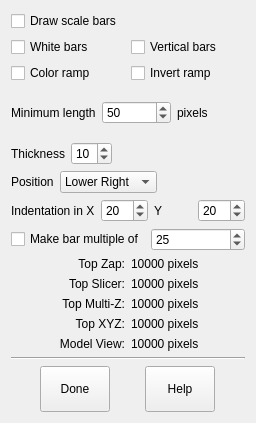
<ui version="4.0" >
 <class>ScaleBarForm</class>
 <widget class="QWidget" name="ScaleBarForm" >
  <property name="geometry" >
   <rect>
    <x>0</x>
    <y>0</y>
    <width>256</width>
    <height>423</height>
   </rect>
  </property>
  <property name="windowTitle" >
   <string>3dmod Scale Bar</string>
  </property>
  <layout class="QVBoxLayout" >
   <item>
    <widget class="QCheckBox" name="drawCheckBox" >
     <property name="focusPolicy" >
      <enum>Qt::NoFocus</enum>
     </property>
     <property name="toolTip" >
      <string>Turn on scale bar drawing in all windows</string>
     </property>
     <property name="text" >
      <string>Draw scale bars</string>
     </property>
    </widget>
   </item>
   <item>
    <layout class="QGridLayout" >
     <item row="1" column="0" >
      <widget class="QCheckBox" name="colorCheckBox" >
       <property name="toolTip" >
        <string>Draw a false color ramp instead of black/white bars</string>
       </property>
       <property name="text" >
        <string>Color ramp</string>
       </property>
      </widget>
     </item>
     <item row="0" column="0" >
      <widget class="QCheckBox" name="whiteCheckBox" >
       <property name="focusPolicy" >
        <enum>Qt::NoFocus</enum>
       </property>
       <property name="toolTip" >
        <string>Draw white instead of black bars</string>
       </property>
       <property name="text" >
        <string>White bars</string>
       </property>
      </widget>
     </item>
     <item row="1" column="1" >
      <widget class="QCheckBox" name="invertCheckBox" >
       <property name="toolTip" >
        <string>Reverse the direction of the color ramp</string>
       </property>
       <property name="text" >
        <string>Invert ramp</string>
       </property>
      </widget>
     </item>
     <item row="0" column="1" >
      <widget class="QCheckBox" name="verticalCheckBox" >
       <property name="focusPolicy" >
        <enum>Qt::NoFocus</enum>
       </property>
       <property name="toolTip" >
        <string>Draw bars vertically instead of horizontally</string>
       </property>
       <property name="text" >
        <string>Vertical bars</string>
       </property>
      </widget>
     </item>
    </layout>
   </item>
   <item>
    <layout class="QHBoxLayout" >
     <item>
      <widget class="QLabel" name="textLabel1" >
       <property name="text" >
        <string>Minimum length</string>
       </property>
       <property name="wordWrap" >
        <bool>false</bool>
       </property>
      </widget>
     </item>
     <item>
      <widget class="QSpinBox" name="lengthSpinBox" >
       <property name="focusPolicy" >
        <enum>Qt::ClickFocus</enum>
       </property>
       <property name="toolTip" >
        <string>Set minimum length of bars in pixels</string>
       </property>
       <property name="keyboardTracking" >
        <bool>false</bool>
       </property>
       <property name="minimum" >
        <number>10</number>
       </property>
       <property name="maximum" >
        <number>1000</number>
       </property>
       <property name="singleStep" >
        <number>5</number>
       </property>
       <property name="value" >
        <number>50</number>
       </property>
      </widget>
     </item>
     <item>
      <widget class="QLabel" name="textLabel2" >
       <property name="text" >
        <string>pixels</string>
       </property>
       <property name="wordWrap" >
        <bool>false</bool>
       </property>
      </widget>
     </item>
     <item>
      <spacer name="spacer7" >
       <property name="orientation" >
        <enum>Qt::Horizontal</enum>
       </property>
       <property name="sizeType" >
        <enum>QSizePolicy::Minimum</enum>
       </property>
       <property name="sizeHint" stdset="0" >
        <size>
         <width>0</width>
         <height>20</height>
        </size>
       </property>
      </spacer>
     </item>
    </layout>
   </item>
   <item>
    <layout class="QHBoxLayout" >
     <item>
      <widget class="QLabel" name="textLabel3" >
       <property name="text" >
        <string>Thickness</string>
       </property>
       <property name="wordWrap" >
        <bool>false</bool>
       </property>
      </widget>
     </item>
     <item>
      <widget class="QSpinBox" name="thicknessSpinBox" >
       <property name="focusPolicy" >
        <enum>Qt::ClickFocus</enum>
       </property>
       <property name="toolTip" >
        <string>Set thickness of bar in pixels</string>
       </property>
       <property name="keyboardTracking" >
        <bool>false</bool>
       </property>
       <property name="minimum" >
        <number>1</number>
       </property>
       <property name="maximum" >
        <number>50</number>
       </property>
       <property name="value" >
        <number>10</number>
       </property>
      </widget>
     </item>
     <item>
      <spacer name="spacer6" >
       <property name="orientation" >
        <enum>Qt::Horizontal</enum>
       </property>
       <property name="sizeType" >
        <enum>QSizePolicy::MinimumExpanding</enum>
       </property>
       <property name="sizeHint" stdset="0" >
        <size>
         <width>40</width>
         <height>20</height>
        </size>
       </property>
      </spacer>
     </item>
    </layout>
   </item>
   <item>
    <layout class="QHBoxLayout" >
     <item>
      <widget class="QLabel" name="textLabel4" >
       <property name="text" >
        <string>Position</string>
       </property>
       <property name="wordWrap" >
        <bool>false</bool>
       </property>
      </widget>
     </item>
     <item>
      <widget class="QComboBox" name="positionComboBox" >
       <property name="toolTip" >
        <string>Set corner bars will be located in</string>
       </property>
       <item>
        <property name="text" >
         <string>Lower Right</string>
        </property>
       </item>
       <item>
        <property name="text" >
         <string>Lower Left</string>
        </property>
       </item>
       <item>
        <property name="text" >
         <string>Upper Left</string>
        </property>
       </item>
       <item>
        <property name="text" >
         <string>Upper Right</string>
        </property>
       </item>
      </widget>
     </item>
     <item>
      <spacer name="spacer5" >
       <property name="orientation" >
        <enum>Qt::Horizontal</enum>
       </property>
       <property name="sizeType" >
        <enum>QSizePolicy::MinimumExpanding</enum>
       </property>
       <property name="sizeHint" stdset="0" >
        <size>
         <width>16</width>
         <height>20</height>
        </size>
       </property>
      </spacer>
     </item>
    </layout>
   </item>
   <item>
    <layout class="QHBoxLayout" >
     <item>
      <widget class="QLabel" name="textLabel5" >
       <property name="text" >
        <string>Indentation in X</string>
       </property>
       <property name="wordWrap" >
        <bool>false</bool>
       </property>
      </widget>
     </item>
     <item>
      <widget class="QSpinBox" name="indentXspinBox" >
       <property name="focusPolicy" >
        <enum>Qt::ClickFocus</enum>
       </property>
       <property name="toolTip" >
        <string>Distance from edge of window in X</string>
       </property>
       <property name="keyboardTracking" >
        <bool>false</bool>
       </property>
       <property name="minimum" >
        <number>1</number>
       </property>
       <property name="maximum" >
        <number>500</number>
       </property>
       <property name="value" >
        <number>20</number>
       </property>
      </widget>
     </item>
     <item>
      <widget class="QLabel" name="textLabel6" >
       <property name="text" >
        <string>Y</string>
       </property>
       <property name="wordWrap" >
        <bool>false</bool>
       </property>
      </widget>
     </item>
     <item>
      <widget class="QSpinBox" name="indentYspinBox" >
       <property name="focusPolicy" >
        <enum>Qt::ClickFocus</enum>
       </property>
       <property name="toolTip" >
        <string>Distance from edge of window in X</string>
       </property>
       <property name="keyboardTracking" >
        <bool>false</bool>
       </property>
       <property name="minimum" >
        <number>1</number>
       </property>
       <property name="maximum" >
        <number>500</number>
       </property>
       <property name="value" >
        <number>20</number>
       </property>
      </widget>
     </item>
     <item>
      <spacer name="spacer8" >
       <property name="orientation" >
        <enum>Qt::Horizontal</enum>
       </property>
       <property name="sizeType" >
        <enum>QSizePolicy::Minimum</enum>
       </property>
       <property name="sizeHint" stdset="0" >
        <size>
         <width>0</width>
         <height>20</height>
        </size>
       </property>
      </spacer>
     </item>
    </layout>
   </item>
   <item>
    <layout class="QHBoxLayout" >
     <item>
      <widget class="QCheckBox" name="customCheckBox" >
       <property name="focusPolicy" >
        <enum>Qt::NoFocus</enum>
       </property>
       <property name="text" >
        <string>Make bar multiple of</string>
       </property>
      </widget>
     </item>
     <item>
      <widget class="QSpinBox" name="customSpinBox" >
       <property name="focusPolicy" >
        <enum>Qt::ClickFocus</enum>
       </property>
       <property name="keyboardTracking" >
        <bool>false</bool>
       </property>
       <property name="minimum" >
        <number>10</number>
       </property>
       <property name="maximum" >
        <number>90</number>
       </property>
       <property name="singleStep" >
        <number>5</number>
       </property>
       <property name="value" >
        <number>25</number>
       </property>
      </widget>
     </item>
     <item>
      <spacer name="spacer5_2" >
       <property name="orientation" >
        <enum>Qt::Horizontal</enum>
       </property>
       <property name="sizeType" >
        <enum>QSizePolicy::Minimum</enum>
       </property>
       <property name="sizeHint" stdset="0" >
        <size>
         <width>0</width>
         <height>20</height>
        </size>
       </property>
      </spacer>
     </item>
    </layout>
   </item>
   <item>
    <layout class="QGridLayout" >
     <item row="3" column="0" >
      <widget class="QLabel" name="xyzLabel" >
       <property name="text" >
        <string>Top XYZ:</string>
       </property>
       <property name="alignment" >
        <set>Qt::AlignRight|Qt::AlignTrailing|Qt::AlignVCenter</set>
       </property>
       <property name="wordWrap" >
        <bool>false</bool>
       </property>
      </widget>
     </item>
     <item row="1" column="1" >
      <widget class="QLabel" name="slicerValue" >
       <property name="text" >
        <string>10000 pixels</string>
       </property>
       <property name="wordWrap" >
        <bool>false</bool>
       </property>
      </widget>
     </item>
     <item row="4" column="0" >
      <widget class="QLabel" name="textLabel11" >
       <property name="text" >
        <string>Model View:</string>
       </property>
       <property name="alignment" >
        <set>Qt::AlignRight|Qt::AlignTrailing|Qt::AlignVCenter</set>
       </property>
       <property name="wordWrap" >
        <bool>false</bool>
       </property>
      </widget>
     </item>
     <item row="2" column="1" >
      <widget class="QLabel" name="multiZValue" >
       <property name="text" >
        <string>10000 pixels</string>
       </property>
       <property name="wordWrap" >
        <bool>false</bool>
       </property>
      </widget>
     </item>
     <item row="1" column="0" >
      <widget class="QLabel" name="slicerLabel" >
       <property name="text" >
        <string>Top Slicer:</string>
       </property>
       <property name="alignment" >
        <set>Qt::AlignRight|Qt::AlignTrailing|Qt::AlignVCenter</set>
       </property>
       <property name="wordWrap" >
        <bool>false</bool>
       </property>
      </widget>
     </item>
     <item row="3" column="1" >
      <widget class="QLabel" name="xyzValue" >
       <property name="text" >
        <string>10000 pixels</string>
       </property>
       <property name="wordWrap" >
        <bool>false</bool>
       </property>
      </widget>
     </item>
     <item row="2" column="0" >
      <widget class="QLabel" name="multiZLabel" >
       <property name="text" >
        <string>Top Multi-Z:</string>
       </property>
       <property name="alignment" >
        <set>Qt::AlignRight|Qt::AlignTrailing|Qt::AlignVCenter</set>
       </property>
       <property name="wordWrap" >
        <bool>false</bool>
       </property>
      </widget>
     </item>
     <item row="0" column="0" >
      <widget class="QLabel" name="zapLabel" >
       <property name="text" >
        <string>Top Zap:</string>
       </property>
       <property name="alignment" >
        <set>Qt::AlignRight|Qt::AlignTrailing|Qt::AlignVCenter</set>
       </property>
       <property name="wordWrap" >
        <bool>false</bool>
       </property>
      </widget>
     </item>
     <item row="0" column="1" >
      <widget class="QLabel" name="zapValue" >
       <property name="text" >
        <string>10000 pixels</string>
       </property>
       <property name="wordWrap" >
        <bool>false</bool>
       </property>
      </widget>
     </item>
     <item row="4" column="1" >
      <widget class="QLabel" name="modvValue" >
       <property name="text" >
        <string>10000 pixels</string>
       </property>
       <property name="wordWrap" >
        <bool>false</bool>
       </property>
      </widget>
     </item>
    </layout>
   </item>
   <item>
    <widget class="Line" name="Line1" >
     <property name="frameShape" >
      <enum>QFrame::HLine</enum>
     </property>
     <property name="frameShadow" >
      <enum>QFrame::Sunken</enum>
     </property>
    </widget>
   </item>
   <item>
    <layout class="QHBoxLayout" >
     <item>
      <widget class="QPushButton" name="doneButton" >
       <property name="sizePolicy" >
        <sizepolicy vsizetype="Fixed" hsizetype="Fixed" >
         <horstretch>0</horstretch>
         <verstretch>0</verstretch>
        </sizepolicy>
       </property>
       <property name="maximumSize" >
        <size>
         <width>70</width>
         <height>32767</height>
        </size>
       </property>
       <property name="focusPolicy" >
        <enum>Qt::NoFocus</enum>
       </property>
       <property name="toolTip" >
        <string>Close this dialog box</string>
       </property>
       <property name="text" >
        <string>Done</string>
       </property>
       <property name="autoDefault" >
        <bool>false</bool>
       </property>
      </widget>
     </item>
     <item>
      <widget class="QPushButton" name="helpButton" >
       <property name="sizePolicy" >
        <sizepolicy vsizetype="Fixed" hsizetype="Fixed" >
         <horstretch>0</horstretch>
         <verstretch>0</verstretch>
        </sizepolicy>
       </property>
       <property name="maximumSize" >
        <size>
         <width>70</width>
         <height>32767</height>
        </size>
       </property>
       <property name="focusPolicy" >
        <enum>Qt::NoFocus</enum>
       </property>
       <property name="toolTip" >
        <string>Open a help window</string>
       </property>
       <property name="text" >
        <string>Help</string>
       </property>
       <property name="autoDefault" >
        <bool>false</bool>
       </property>
      </widget>
     </item>
    </layout>
   </item>
  </layout>
 </widget>
 <layoutdefault spacing="6" margin="11" />
 <resources/>
 <connections>
  <connection>
   <sender>drawCheckBox</sender>
   <signal>toggled(bool)</signal>
   <receiver>ScaleBarForm</receiver>
   <slot>drawToggled(bool)</slot>
   <hints>
    <hint type="sourcelabel" >
     <x>20</x>
     <y>20</y>
    </hint>
    <hint type="destinationlabel" >
     <x>20</x>
     <y>20</y>
    </hint>
   </hints>
  </connection>
  <connection>
   <sender>whiteCheckBox</sender>
   <signal>toggled(bool)</signal>
   <receiver>ScaleBarForm</receiver>
   <slot>whiteToggled(bool)</slot>
   <hints>
    <hint type="sourcelabel" >
     <x>20</x>
     <y>20</y>
    </hint>
    <hint type="destinationlabel" >
     <x>20</x>
     <y>20</y>
    </hint>
   </hints>
  </connection>
  <connection>
   <sender>lengthSpinBox</sender>
   <signal>valueChanged(int)</signal>
   <receiver>ScaleBarForm</receiver>
   <slot>lengthChanged(int)</slot>
   <hints>
    <hint type="sourcelabel" >
     <x>20</x>
     <y>20</y>
    </hint>
    <hint type="destinationlabel" >
     <x>20</x>
     <y>20</y>
    </hint>
   </hints>
  </connection>
  <connection>
   <sender>thicknessSpinBox</sender>
   <signal>valueChanged(int)</signal>
   <receiver>ScaleBarForm</receiver>
   <slot>thicknessChanged(int)</slot>
   <hints>
    <hint type="sourcelabel" >
     <x>20</x>
     <y>20</y>
    </hint>
    <hint type="destinationlabel" >
     <x>20</x>
     <y>20</y>
    </hint>
   </hints>
  </connection>
  <connection>
   <sender>positionComboBox</sender>
   <signal>activated(int)</signal>
   <receiver>ScaleBarForm</receiver>
   <slot>positionChanged(int)</slot>
   <hints>
    <hint type="sourcelabel" >
     <x>20</x>
     <y>20</y>
    </hint>
    <hint type="destinationlabel" >
     <x>20</x>
     <y>20</y>
    </hint>
   </hints>
  </connection>
  <connection>
   <sender>indentXspinBox</sender>
   <signal>valueChanged(int)</signal>
   <receiver>ScaleBarForm</receiver>
   <slot>indentXchanged(int)</slot>
   <hints>
    <hint type="sourcelabel" >
     <x>20</x>
     <y>20</y>
    </hint>
    <hint type="destinationlabel" >
     <x>20</x>
     <y>20</y>
    </hint>
   </hints>
  </connection>
  <connection>
   <sender>indentYspinBox</sender>
   <signal>valueChanged(int)</signal>
   <receiver>ScaleBarForm</receiver>
   <slot>indentYchanged(int)</slot>
   <hints>
    <hint type="sourcelabel" >
     <x>20</x>
     <y>20</y>
    </hint>
    <hint type="destinationlabel" >
     <x>20</x>
     <y>20</y>
    </hint>
   </hints>
  </connection>
  <connection>
   <sender>helpButton</sender>
   <signal>clicked()</signal>
   <receiver>ScaleBarForm</receiver>
   <slot>helpPressed()</slot>
   <hints>
    <hint type="sourcelabel" >
     <x>20</x>
     <y>20</y>
    </hint>
    <hint type="destinationlabel" >
     <x>20</x>
     <y>20</y>
    </hint>
   </hints>
  </connection>
  <connection>
   <sender>doneButton</sender>
   <signal>clicked()</signal>
   <receiver>ScaleBarForm</receiver>
   <slot>close()</slot>
   <hints>
    <hint type="sourcelabel" >
     <x>20</x>
     <y>20</y>
    </hint>
    <hint type="destinationlabel" >
     <x>20</x>
     <y>20</y>
    </hint>
   </hints>
  </connection>
  <connection>
   <sender>customCheckBox</sender>
   <signal>toggled(bool)</signal>
   <receiver>ScaleBarForm</receiver>
   <slot>customToggled(bool)</slot>
   <hints>
    <hint type="sourcelabel" >
     <x>20</x>
     <y>20</y>
    </hint>
    <hint type="destinationlabel" >
     <x>20</x>
     <y>20</y>
    </hint>
   </hints>
  </connection>
  <connection>
   <sender>customSpinBox</sender>
   <signal>valueChanged(int)</signal>
   <receiver>ScaleBarForm</receiver>
   <slot>customValChanged(int)</slot>
   <hints>
    <hint type="sourcelabel" >
     <x>20</x>
     <y>20</y>
    </hint>
    <hint type="destinationlabel" >
     <x>20</x>
     <y>20</y>
    </hint>
   </hints>
  </connection>
  <connection>
   <sender>verticalCheckBox</sender>
   <signal>toggled(bool)</signal>
   <receiver>ScaleBarForm</receiver>
   <slot>verticalToggled(bool)</slot>
   <hints>
    <hint type="sourcelabel" >
     <x>20</x>
     <y>20</y>
    </hint>
    <hint type="destinationlabel" >
     <x>20</x>
     <y>20</y>
    </hint>
   </hints>
  </connection>
  <connection>
   <sender>colorCheckBox</sender>
   <signal>toggled(bool)</signal>
   <receiver>ScaleBarForm</receiver>
   <slot>colorToggled(bool)</slot>
   <hints>
    <hint type="sourcelabel" >
     <x>20</x>
     <y>20</y>
    </hint>
    <hint type="destinationlabel" >
     <x>20</x>
     <y>20</y>
    </hint>
   </hints>
  </connection>
  <connection>
   <sender>invertCheckBox</sender>
   <signal>toggled(bool)</signal>
   <receiver>ScaleBarForm</receiver>
   <slot>invertToggled(bool)</slot>
   <hints>
    <hint type="sourcelabel" >
     <x>20</x>
     <y>20</y>
    </hint>
    <hint type="destinationlabel" >
     <x>20</x>
     <y>20</y>
    </hint>
   </hints>
  </connection>
 </connections>
</ui>
